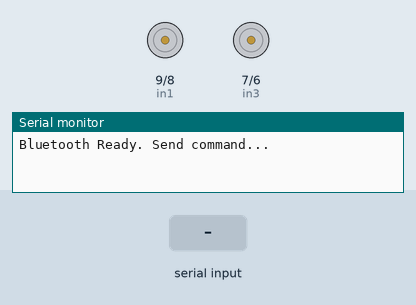
A sketch run on a simulated Arduino Uno, built with avr-gcc and run on an emulated ATmega328P. On the bench: motor-driver pin pairs drawn as motors (green arrow = first pin HIGH = forward, orange = second pin HIGH = backward, longer = more drive, scaled by the enable pin), the last lines printed to the serial monitor. The inputs (shaded band) are chosen by the test bench.

Above: at 1.2 s.
1.3 s: "F" received over Serial
At 1.7 s:
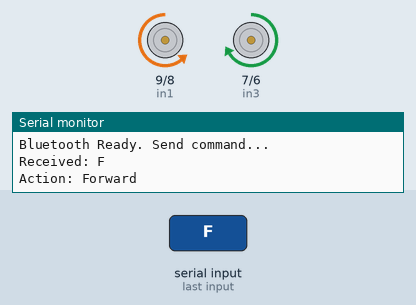
2.8 s: "B" received over Serial
At 4.0 s:
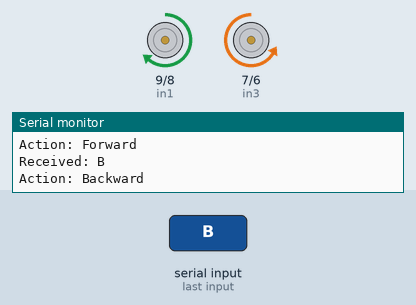
4.3 s: "L" received over Serial
At 5.2 s:
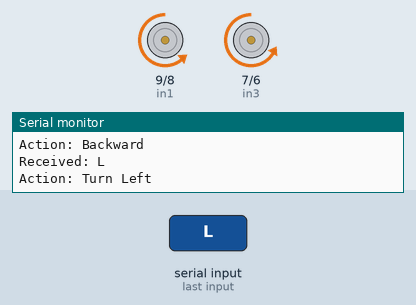
5.8 s: "R" received over Serial
At 6.4 s:
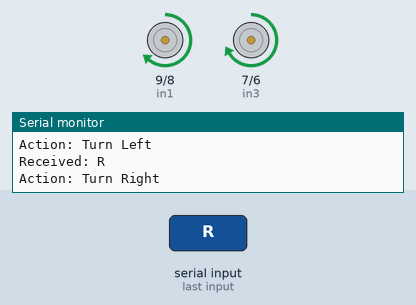
Timing chart, 0 to 8.3 s (numbered marks = the images above; inputs shaded):
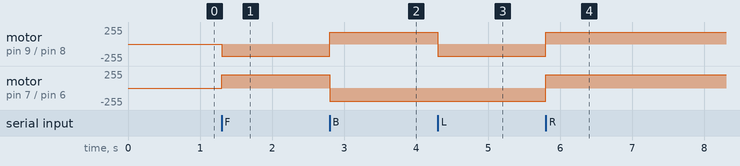

The sketch:

2wheelrobot.ino
```cpp
// === Motor Pins ===
#define in1 9   // Left motor direction pin 1
#define in2 8   // Left motor direction pin 2
#define in3 7   // Right motor direction pin 1
#define in4 6   // Right motor direction pin 2
#define enA 10  // Left motor speed (PWM)
#define enB 5   // Right motor speed (PWM)

// === Speed Control ===
int speedLevel1[] = {40, 70, 90, 120, 150, 180, 200, 220, 220, 225}; // 10 levels
int speedLevel2[] = {50, 80, 110, 140, 170, 200, 220, 240, 250, 255}; // 10 levels
int currentSpeedIndex = 5; // Start at level 6 (index 5)
int leftSpeed = speedLevel1[currentSpeedIndex];
int rightSpeed = speedLevel2[currentSpeedIndex];

char command; // Incoming command via Bluetooth

void setup() {
  Serial.begin(9600); // Start serial for Bluetooth

  // Set motor pins as output
  pinMode(in1, OUTPUT);
  pinMode(in2, OUTPUT);
  pinMode(in3, OUTPUT);
  pinMode(in4, OUTPUT);
  pinMode(enA, OUTPUT);
  pinMode(enB, OUTPUT);

  Serial.println("Bluetooth Ready. Send command...");
}

void loop() {
  if (Serial.available()) {
    command = Serial.read();
    Serial.print("Received: ");
    Serial.println(command);

    switch (command) {
      case 'F': forward(); break;
      case 'B': backward(); break;
      case 'L': turnLeft(); break;
      case 'R': turnRight(); break;
      case 'S': Stop(); break;

      case '1' ... '9':
        setSpeed(command - '1'); break;
      case '0':
        setSpeed(9); break;

      default:
        Stop(); break;
    }
  }
}

// === Movement Functions ===

void forward() {
  digitalWrite(in1, LOW);
  digitalWrite(in2, HIGH);  // Left motor forward
  digitalWrite(in3, HIGH);
  digitalWrite(in4, LOW);   // Right motor forward
  analogWrite(enA, leftSpeed);
  analogWrite(enB, rightSpeed);
  Serial.println("Action: Forward");
}

void backward() {
  digitalWrite(in1, HIGH);
  digitalWrite(in2, LOW);   // Left motor backward
  digitalWrite(in3, LOW);
  digitalWrite(in4, HIGH);  // Right motor backward
  analogWrite(enA, leftSpeed);
  analogWrite(enB, rightSpeed);
  Serial.println("Action: Backward");
}

void turnRight() {
  digitalWrite(in1, HIGH);
  digitalWrite(in2, LOW);   // Left motor backward
  digitalWrite(in3, HIGH);
  digitalWrite(in4, LOW);   // Right motor forward
  analogWrite(enA, leftSpeed);
  analogWrite(enB, rightSpeed);
  Serial.println("Action: Turn Right");
}

void turnLeft() {
  digitalWrite(in1, LOW);
  digitalWrite(in2, HIGH);  // Left motor forward
  digitalWrite(in3, LOW);
  digitalWrite(in4, HIGH);  // Right motor backward
  analogWrite(enA, leftSpeed);
  analogWrite(enB, rightSpeed);
  Serial.println("Action: Turn Left");
}

void Stop() {
  digitalWrite(in1, LOW);
  digitalWrite(in2, LOW);
  digitalWrite(in3, LOW);
  digitalWrite(in4, LOW);
  analogWrite(enA, 0);
  analogWrite(enB, 0);
  Serial.println("Action: Stop");
}

// === Speed Control Function ===

void setSpeed(int index) {
  if (index >= 0 && index < 10) {
    currentSpeedIndex = index;
    leftSpeed = speedLevel1[index];
    rightSpeed = speedLevel2[index];
    Serial.print("Speed Level: ");
    Serial.print(index + 1);
    Serial.print(" → PWM = ");
    Serial.println(speedLevel1[index], speedLevel2[index]);
  }
}
```

Measured:
- after the input at 1.3 s, motor on pin 9 (in1) / pin 8 (in2): stopped → backward 180/255 at once; motor on pin 7 (in3) / pin 6 (in4): stopped → forward 200/255 at once
- after the input at 2.8 s, motor on pin 9 (in1) / pin 8 (in2): backward 180/255 → forward 180/255 at once; motor on pin 7 (in3) / pin 6 (in4): forward 200/255 → backward 200/255 at once
- after the input at 4.3 s, motor on pin 9 (in1) / pin 8 (in2): forward 180/255 → backward 180/255 at once
- after the input at 5.8 s, motor on pin 9 (in1) / pin 8 (in2): backward 180/255 → forward 180/255 at once; motor on pin 7 (in3) / pin 6 (in4): backward 200/255 → forward 200/255 at once
